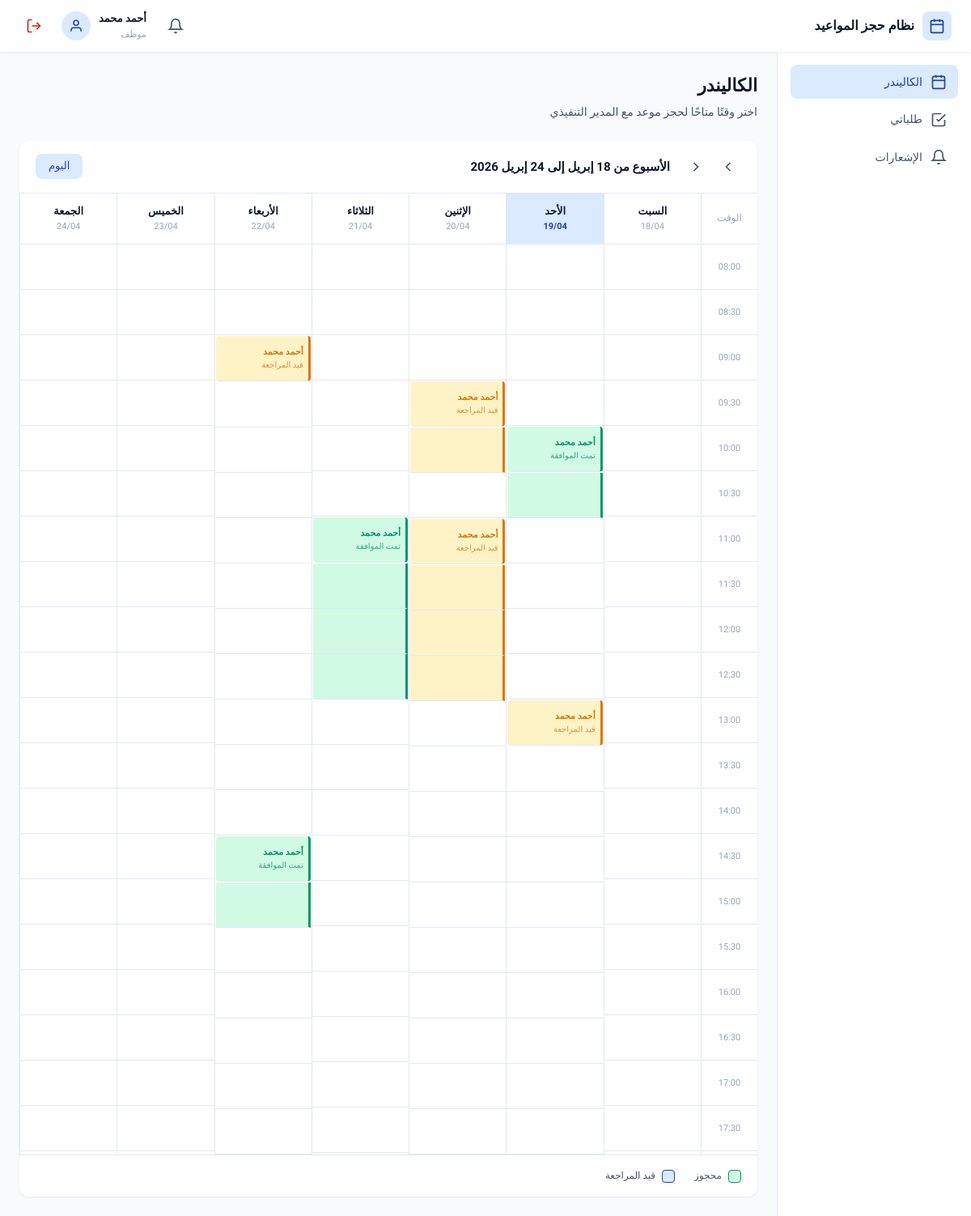
/employee/calendar/ (signed in), run on the app's committed database.
### appointments/models.py (models this page shows, shortened)
class User(AbstractUser):
    ROLE_CHOICES = [
        ('employee', 'موظف'),
        ('secretary', 'سكرتارية'),
        ('executive', 'مدير تنفيذي'),
    ]
    role = models.CharField(max_length=20, choices=ROLE_CHOICES, default='employee', verbose_name='الدور')
    name = models.CharField(max_length=100, verbose_name='الاسم', blank=True)
    phone_number = models.CharField(max_length=20, verbose_name='رقم الهاتف', blank=True, null=True)
    branch = models.ForeignKey(Branch, on_delete=models.SET_NULL, null=True, blank=True, related_name='employees', verbose_name='الفرع')
    class Meta:
        verbose_name = 'مستخدم'
        verbose_name_plural = 'المستخدمون'

class Appointment(models.Model):
    STATUS_CHOICES = [
        ('pending', 'قيد المراجعة'),
        ('approved', 'تمت الموافقة'),
        ('rejected', 'تم الرفض'),
    ]
    DURATION_CHOICES = [
        (30, 'نصف ساعة'),
        (60, 'ساعة'),
        (120, 'ساعتين'),
    ]
    employee = models.ForeignKey(User, on_delete=models.CASCADE, related_name='appointments', verbose_name='الموظف', limit_choices_to={'role': 'employee'})
    day = models.DateField(verbose_name='اليوم')
    start_time = models.TimeField(verbose_name='من الساعة')
    duration = models.IntegerField(choices=DURATION_CHOICES, default=60, verbose_name='المدة')
    reason = models.TextField(verbose_name='سبب الحجز')
    notes = models.TextField(blank=True, null=True, verbose_name='ملاحظات إضافية')
    status = models.CharField(max_length=20, choices=STATUS_CHOICES, default='pending', verbose_name='الحالة')
    created_at = models.DateTimeField(auto_now_add=True, verbose_name='تاريخ الإنشاء')
    class Meta:
        verbose_name = 'موعد'
        verbose_name_plural = 'المواعيد'
        ordering = ['-created_at']
    @property
    def end_time(self):
        from datetime import datetime, timedelta
        dt = datetime.combine(self.day, self.start_time)
        end = dt + timedelta(minutes=self.duration)
        return end.time()
    @property
    def status_label(self):
        return dict(self.STATUS_CHOICES)[self.status]

### appointments/views.py (the view)
# urls.py: path('employee/calendar/', views.employee_calendar_view, name='employee_calendar'),
@login_required
def employee_calendar_view(request):
    if request.user.role != 'employee':
        return redirect('dashboard')
    context = _build_calendar_context(request, employee_filter=request.user)
    context['selected_day'] = request.GET.get('day', '')
    context['selected_time'] = request.GET.get('time', '')
    return render(request, 'appointments/employee_calendar.html', context)

### appointments/templatetags/calendar_extras.py (called while the page is built)
@register.filter
def dict_key(d, key):
    if d is None:
        return None
    return d.get(str(key), None)

@register.filter
def add(value, arg):
    return int(value) + int(arg)

### templates/appointments/employee_calendar.html (shortened to what this page needs)
{% extends 'base.html' %}
{% load calendar_extras %}
{% block content %}
<div class="page-header">
    <h1 class="page-title">الكاليندر</h1>
    <p class="page-desc">اختر وقتًا متاحًا لحجز موعد مع المدير التنفيذي</p>
</div>
<div class="calendar-card">
    <div class="calendar-header">
        <div class="calendar-nav">
            <a href="?week={{ week_offset|add:1 }}" class="calendar-arrow">
                <svg width="20" height="20" viewBox="0 0 24 24" fill="none" stroke="currentColor" stroke-width="2"><polyline points="15 18 9 12 15 6"></polyline></svg>
            </a>
            <a href="?week={{ week_offset|add:-1 }}" class="calendar-arrow">
                <svg width="20" height="20" viewBox="0 0 24 24" fill="none" stroke="currentColor" stroke-width="2"><polyline points="9 18 15 12 9 6"></polyline></svg>
            </a>
            <h2 class="calendar-title">الأسبوع من {{ week_start|date:"d M" }} إلى {{ week_end|date:"d M Y" }}</h2>
        </div>
        <a href="?week=0" class="btn-today">اليوم</a>
    </div>
    <div class="calendar-wrapper">
        <div class="calendar-grid">
            <div class="cal-header-cell cal-time-header">الوقت</div>
            {% for day in week_days %}
            <div class="cal-header-cell {% if day == today %}cal-today-header{% endif %}">
                <div class="cal-day-name">{% if day.weekday == 5 %}السبت{% elif day.weekday == 6 %}الأحد{% elif day.weekday == 0 %}الإثنين{% elif day.weekday == 1 %}الثلاثاء{% elif day.weekday == 2 %}الأربعاء{% elif day.weekday == 3 %}الخميس{% else %}الجمعة{% endif %}</div>
                <div class="cal-day-date {% if day == today %}cal-today-text{% endif %}">{{ day|date:"d/m" }}</div>
            </div>
            {% endfor %}
            <div class="cal-time-col">
                {% for slot in time_slots %}
                <div class="cal-time-label">{{ slot }}</div>
                {% endfor %}
            </div>
            {% for day in week_days %}
            {% with day_str=day|date:"Y-m-d" %}
            <div class="cal-day-col">
                {% for slot in time_slots %}
                    {% with cell=grid_data|dict_key:day_str|dict_key:slot %}
                        {% if cell.type == 'free' %}
                            <a href="#" class="cal-slot cal-slot-free"
                               onclick="openModal('{{ day_str }}', '{{ slot }}'); return false;"></a>
                        {% else %}
                            {% if cell.is_start %}
                            <div class="cal-slot cal-slot-apt status-{{ cell.type }}">
                                <span class="apt-text">{{ cell.appointment.employee.name }}</span>
                                <span class="apt-sub">{{ cell.appointment.status_label }}</span>
                            </div>
                            {% else %}
                            <div class="cal-slot cal-slot-apt-cont status-{{ cell.type }}"></div>
                            {% endif %}
                        {% endif %}
                    {% endwith %}
                {% endfor %}
            </div>
            {% endwith %}
            {% endfor %}
        </div>
    </div>
    <div class="calendar-legend">
        <div class="legend-item"><div class="legend-box" style="background:var(--success-light);border-color:var(--success)"></div><span>محجوز</span></div>
        <div class="legend-item"><div class="legend-box" style="background:var(--accent-light);border-color:var(--accent-primary)"></div><span>قيد المراجعة</span></div>
    </div>
</div>
{% endblock %}

### templates/base.html (shortened to what this page needs)
{% load static %}
<!DOCTYPE html>
<html lang="ar" dir="rtl">
<head>
    <link rel="stylesheet" href="{% static 'css/style.css' %}">
</head>
<body>
    {% if user.is_authenticated %}
    <header class="header">
        <div class="header-logo">
            <div class="logo-icon">
                <svg width="20" height="20" viewBox="0 0 24 24" fill="none" stroke="currentColor" stroke-width="2">
                    <rect x="3" y="4" width="18" height="18" rx="2" ry="2"></rect>
                    <line x1="16" y1="2" x2="16" y2="6"></line>
                    <line x1="8" y1="2" x2="8" y2="6"></line>
                    <line x1="3" y1="10" x2="21" y2="10"></line>
                </svg>
            </div>
            <span class="logo-text">نظام حجز المواعيد</span>
        </div>
        <div class="header-actions">
            <div class="notifications-wrapper">
                <button class="notifications-btn" id="notificationsBtn" onclick="toggleNotifications()">
                    <svg width="20" height="20" viewBox="0 0 24 24" fill="none" stroke="currentColor" stroke-width="2">
                        <path d="M18 8A6 6 0 0 0 6 8c0 7-3 9-3 9h18s-3-2-3-9"></path>
                        <path d="M13.73 21a2 2 0 0 1-3.46 0"></path>
                    </svg>
                </button>
            </div>
            <div class="user-info">
                <div class="user-text">
                    <span class="user-name">{{ user.name|default:user.username }}</span>
                    <span class="user-role">{{ user.get_role_display }}</span>
                </div>
                <div class="user-avatar">
                    <svg width="18" height="18" viewBox="0 0 24 24" fill="none" stroke="currentColor" stroke-width="2">
                        <path d="M20 21v-2a4 4 0 0 0-4-4H8a4 4 0 0 0-4 4v2"></path>
                        <circle cx="12" cy="7" r="4"></circle>
                    </svg>
                </div>
            </div>
            <a href="{% url 'logout' %}" class="logout-btn" title="تسجيل الخروج">
                <svg width="20" height="20" viewBox="0 0 24 24" fill="none" stroke="currentColor" stroke-width="2">
                    <path d="M9 21H5a2 2 0 0 1-2-2V5a2 2 0 0 1 2-2h4"></path>
                    <polyline points="16 17 21 12 16 7"></polyline>
                    <line x1="21" y1="12" x2="9" y2="12"></line>
                </svg>
            </a>
        </div>
    </header>
    <div class="main-layout">
        <aside class="sidebar">
            <nav class="sidebar-nav">
                {% if user.role == 'employee' %}
                <a href="{% url 'employee_calendar' %}" class="nav-item {% if request.resolver_match.url_name == 'employee_calendar' %}active{% endif %}">
                    <svg width="20" height="20" viewBox="0 0 24 24" fill="none" stroke="currentColor" stroke-width="2">
                        <rect x="3" y="4" width="18" height="18" rx="2" ry="2"></rect>
                        <line x1="16" y1="2" x2="16" y2="6"></line>
                        <line x1="8" y1="2" x2="8" y2="6"></line>
                        <line x1="3" y1="10" x2="21" y2="10"></line>
                    </svg>
                    <span>الكاليندر</span>
                </a>
                <a href="{% url 'employee_requests' %}" class="nav-item {% if request.resolver_match.url_name == 'employee_requests' %}active{% endif %}">
                    <svg width="20" height="20" viewBox="0 0 24 24" fill="none" stroke="currentColor" stroke-width="2">
                        <path d="M9 11l3 3L22 4"></path>
                        <path d="M21 12v7a2 2 0 0 1-2 2H5a2 2 0 0 1-2-2V5a2 2 0 0 1 2-2h11"></path>
                    </svg>
                    <span>طلباتي</span>
                </a>
                {% endif %}
                <a href="{% url 'notifications_page' %}" class="nav-item {% if request.resolver_match.url_name == 'notifications_page' %}active{% endif %}">
                    <svg width="20" height="20" viewBox="0 0 24 24" fill="none" stroke="currentColor" stroke-width="2">
                        <path d="M18 8A6 6 0 0 0 6 8c0 7-3 9-3 9h18s-3-2-3-9"></path>
                        <path d="M13.73 21a2 2 0 0 1-3.46 0"></path>
                    </svg>
                    <span>الإشعارات</span>
                </a>
            </nav>
        </aside>
        <main class="main-content">
            {% block content %}{% endblock %}
        </main>
    </div>
    {% endif %}
</body>
</html>

### data on the page
User: name "أحمد محمد", role "موظف"
Appointment: appointment.employee.name "أحمد محمد", appointment.status_label "تمت الموافقة"
Appointment: appointment.employee.name "أحمد محمد", appointment.status_label "قيد المراجعة"
Appointment: appointment.employee.name "أحمد محمد", appointment.status_label "قيد المراجعة"
Appointment: appointment.employee.name "أحمد محمد", appointment.status_label "قيد المراجعة"
Appointment: appointment.employee.name "أحمد محمد", appointment.status_label "تمت الموافقة"
Appointment: appointment.employee.name "أحمد محمد", appointment.status_label "قيد المراجعة"
Appointment: appointment.employee.name "أحمد محمد", appointment.status_label "تمت الموافقة"

### other printed values
{{ day|date:"d/m" }} "18/04" "19/04" "20/04" "21/04" "22/04" "23/04" "24/04"
{{ slot }} "08:00" "08:30" "09:00" "09:30" "10:00" "10:30" "11:00" "11:30" "12:00" "12:30" "13:00" "13:30" "14:00" "14:30" "15:00" "15:30" "16:00" "16:30" "17:00" "17:30"
